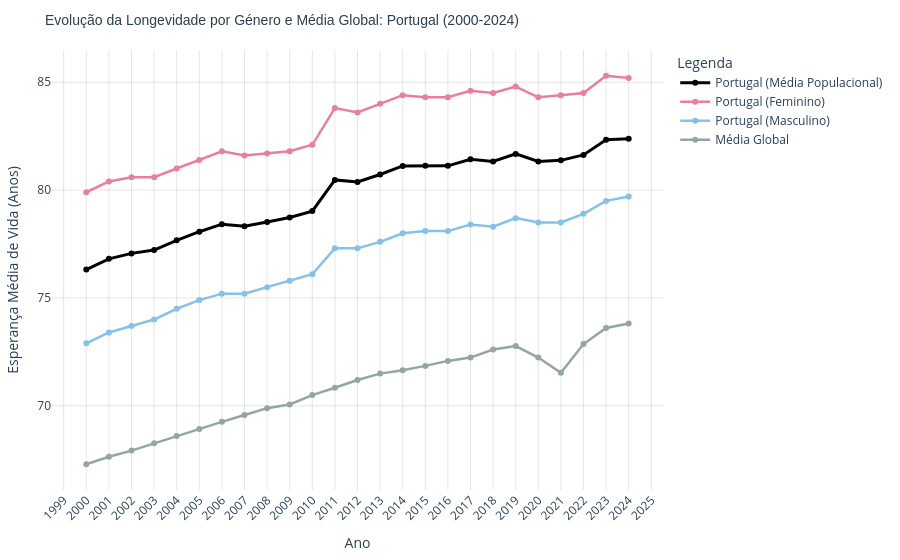

Notebook source saved alongside this figure:
### Markdown cell above
**Como evoluiu a esperança de vida por região e grupo de rendimento?**

### Code cell
# Escolher o país que pretendemos analisar
pais_escolhido = "Portugal"

# Filtrar o dataframe para o país selecionado
df_pais = dados[dados['country_name'] == pais_escolhido].sort_values('year')


# Transformar as colunas de género num formato longo
df_pais_melted = df_pais.melt(
    id_vars=['year', 'country_name'],
    value_vars=['life_expectancy', 'life_expectancy_female', 'life_expectancy_male'],
    var_name='metrica',
    value_name='esperanca_vida'
)

# Traduzir os nomes das métricas
traducao_metricas = {
    'life_expectancy': f'{pais_escolhido} (Média Populacional)',
    'life_expectancy_female': f'{pais_escolhido} (Feminino)',
    'life_expectancy_male': f'{pais_escolhido} (Masculino)'
}
df_pais_melted['metrica'] = df_pais_melted['metrica'].map(traducao_metricas)


#adicionar a comparação com a media de esperança de vida global
media_global_anual = dados.groupby('year')['life_expectancy'].mean().reset_index()
media_global_anual['country_name'] = 'Global'  # Nome para a legenda/tooltip
media_global_anual['metrica'] = 'Média Global'
media_global_anual.rename(columns={'life_expectancy': 'esperanca_vida'}, inplace=True)

df_comparacao = pd.concat([
    df_pais_melted[['year', 'metrica', 'esperanca_vida']],
    media_global_anual[media_global_anual['year'].isin(df_pais['year'])][['year', 'metrica', 'esperanca_vida']]
])


# Construção do gráfico
fig = px.line(
    df_comparacao, 
    x='year', 
    y='esperanca_vida',
    color='metrica',                     
    markers=True,
    labels={
        'year': 'Ano',
        'esperanca_vida': 'Esperança Média de Vida (Anos)',
        'metrica': 'Série Analítica'        
    },
    title=f'Evolução da Longevidade por Género e Média Global: {pais_escolhido} (2000-2024)'
)


fig.update_layout(
    xaxis=dict(
        tickmode='linear',
        tick0=2000,
        dtick=1,
        tickangle=-45,
        showgrid=True,
        gridcolor='rgba(0,0,0,0.1)'
    ),
    yaxis=dict(
        showgrid=True,
        gridcolor='rgba(0,0,0,0.1)'
    ),
    plot_bgcolor='white',
    title_font=dict(size=14, family='Arial', color='#2c3e50'),
    hovermode='x unified',
    legend_title_text='Legenda',
    margin=dict(t=50, b=50, l=50, r=50)
)

#Atribuir cores distintas a cada linha
cores_linhas = {
    f'{pais_escolhido} (Média Populacional)': '#000000',      
    f'{pais_escolhido} (Feminino)': '#E87EA1',    
    f'{pais_escolhido} (Masculino)': '#85C1E9',   
    'Média Global': '#95a5a6'                     
}

fig.for_each_trace(lambda trace: trace.update(
    line=dict(width=3 if '(Média Populacional)' in trace.name else 2.5, color=cores_linhas.get(trace.name, '#2c3e50')),
    marker=dict(size=6, color=cores_linhas.get(trace.name, '#2c3e50'))
))


fig.show()

### Figure 1 — Plotly figure (JSON) as saved in the notebook; plotly's stock layout.template omitted (floating-point values rounded to 4 significant figures)
{"data": [{"hovertemplate": "Série Analítica=Portugal (Média Populacional)<br>Ano=%{x}<br>Esperança Média de Vida (Anos)=%{y}<extra></extra>", "legendgroup": "Portugal (Média Populacional)", "line": {"color": "#000000", "dash": "solid", "width": 3}, "marker": {"color": "#000000", "size": 6, "symbol": "circle"}, "mode": "lines+markers", "name": "Portugal (Média Populacional)", "orientation": "v", "showlegend": true, "type": "scatter", "x": [2000, 2001, 2002, 2003, 2004, 2005, 2006, 2007, 2008, 2009, 2010, 2011, 2012, 2013, 2014, 2015, 2016, 2017, 2018, 2019, 2020, 2021, 2022, 2023, 2024], "xaxis": "x", "y": [76.31, 76.81, 77.07, 77.22, 77.67, 78.07, 78.42, 78.32, 78.52, 78.73, 79.03, 80.47, 80.37, 80.72, 81.12, 81.12, 81.12, 81.42, 81.32, 81.68, 81.33, 81.38, 81.63, 82.33, 82.38], "yaxis": "y"}, {"hovertemplate": "Série Analítica=Portugal (Feminino)<br>Ano=%{x}<br>Esperança Média de Vida (Anos)=%{y}<extra></extra>", "legendgroup": "Portugal (Feminino)", "line": {"color": "#E87EA1", "dash": "solid", "width": 2.5}, "marker": {"color": "#E87EA1", "size": 6, "symbol": "circle"}, "mode": "lines+markers", "name": "Portugal (Feminino)", "orientation": "v", "showlegend": true, "type": "scatter", "x": [2000, 2001, 2002, 2003, 2004, 2005, 2006, 2007, 2008, 2009, 2010, 2011, 2012, 2013, 2014, 2015, 2016, 2017, 2018, 2019, 2020, 2021, 2022, 2023, 2024], "xaxis": "x", "y": [79.9, 80.4, 80.6, 80.6, 81, 81.4, 81.8, 81.6, 81.7, 81.8, 82.1, 83.8, 83.6, 84, 84.4, 84.3, 84.3, 84.6, 84.5, 84.8, 84.3, 84.4, 84.5, 85.3, 85.2], "yaxis": "y"}, {"hovertemplate": "Série Analítica=Portugal (Masculino)<br>Ano=%{x}<br>Esperança Média de Vida (Anos)=%{y}<extra></extra>", "legendgroup": "Portugal (Masculino)", "line": {"color": "#85C1E9", "dash": "solid", "width": 2.5}, "marker": {"color": "#85C1E9", "size": 6, "symbol": "circle"}, "mode": "lines+markers", "name": "Portugal (Masculino)", "orientation": "v", "showlegend": true, "type": "scatter", "x": [2000, 2001, 2002, 2003, 2004, 2005, 2006, 2007, 2008, 2009, 2010, 2011, 2012, 2013, 2014, 2015, 2016, 2017, 2018, 2019, 2020, 2021, 2022, 2023, 2024], "xaxis": "x", "y": [72.9, 73.4, 73.7, 74, 74.5, 74.9, 75.2, 75.2, 75.5, 75.8, 76.1, 77.3, 77.3, 77.6, 78, 78.1, 78.1, 78.4, 78.3, 78.7, 78.5, 78.5, 78.9, 79.5, 79.7], "yaxis": "y"}, {"hovertemplate": "Série Analítica=Média Global<br>Ano=%{x}<br>Esperança Média de Vida (Anos)=%{y}<extra></extra>", "legendgroup": "Média Global", "line": {"color": "#95a5a6", "dash": "solid", "width": 2.5}, "marker": {"color": "#95a5a6", "size": 6, "symbol": "circle"}, "mode": "lines+markers", "name": "Média Global", "orientation": "v", "showlegend": true, "type": "scatter", "x": [2000, 2001, 2002, 2003, 2004, 2005, 2006, 2007, 2008, 2009, 2010, 2011, 2012, 2013, 2014, 2015, 2016, 2017, 2018, 2019, 2020, 2021, 2022, 2023, 2024], "xaxis": "x", "y": [67.29, 67.64, 67.92, 68.26, 68.6, 68.92, 69.26, 69.58, 69.89, 70.07, 70.5, 70.84, 71.2, 71.49, 71.65, 71.85, 72.08, 72.24, 72.61, 72.77, 72.24, 71.53, 72.86, 73.61, 73.82], "yaxis": "y"}], "layout": {"hovermode": "x unified", "legend": {"title": {"text": "Legenda"}, "tracegroupgap": 0}, "margin": {"b": 50, "l": 50, "r": 50, "t": 50}, "plot_bgcolor": "white", "title": {"font": {"color": "#2c3e50", "family": "Arial", "size": 14}, "text": "Evolução da Longevidade por Género e Média Global: Portugal (2000-2024)"}, "xaxis": {"anchor": "y", "domain": [0, 1], "dtick": 1, "gridcolor": "rgba(0,0,0,0.1)", "showgrid": true, "tick0": 2000, "tickangle": -45, "tickmode": "linear", "title": {"text": "Ano"}}, "yaxis": {"anchor": "x", "domain": [0, 1], "gridcolor": "rgba(0,0,0,0.1)", "showgrid": true, "title": {"text": "Esperança Média de Vida (Anos)"}}}}
